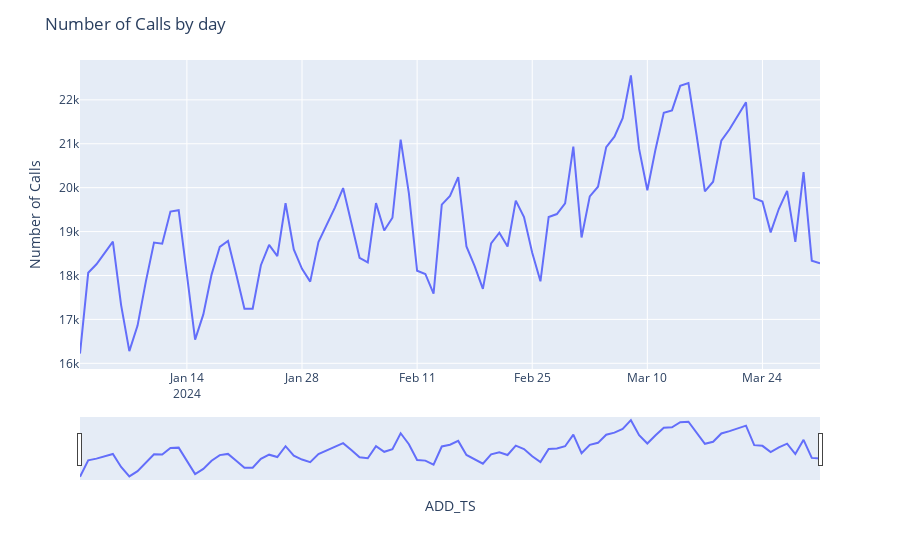

Write notebook code for a chart like this one.
### Code cell
#Daily Plot
fig = px.line(daily_df, x=daily_df.index, y=daily_df.num_calls)

# axis labels and title
fig.update_layout(
    yaxis_title="Number of Calls", 
    legend_title="", 
    title="Number of Calls by day"
)

# activate slider
fig.update_xaxes(rangeslider_visible=True)

fig.show()
